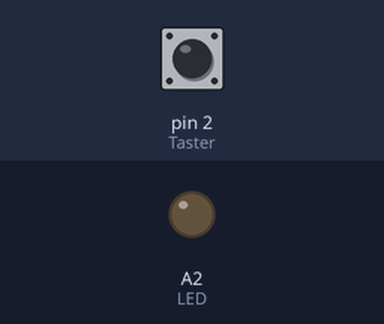
The sketch below on a simulated Arduino Uno, built with avr-gcc and run on an emulated ATmega328P. Shown: output pins drawn as LEDs (lit = HIGH). The test bench sets the inputs (shaded band); at power-on: pin 2 (Taster) LOW.

Above: at 1.2 s.
1.3 s: pin 2 (Taster) pulled HIGH for 0.15 s
At 2.5 s:
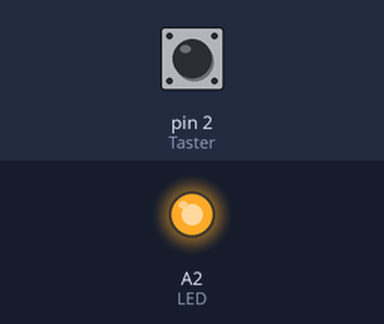
Timing chart, 0 to 4.3 s (numbered marks = the images above; inputs shaded):
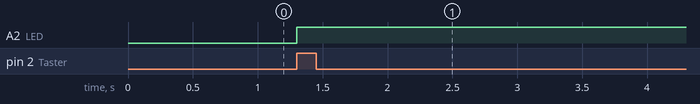

The sketch:

Test_Interrupt.ino
```cpp
// libraries
#include <SPI.h>
#include <Wire.h>
#include <LiquidCrystal.h>
#include <Adafruit_GFX.h>
#include <Adafruit_SPITFT.h>
#include <Adafruit_SPITFT_Macros.h>
#include <gfxfont.h>
#include <Adafruit_CCS811.h>

// ******************************************************

const int Taster = 2;          // Der Taster wurde an Pin 2 angeschlossen
const int LED =  A2;           // Die LED wurde an Pin 13 angeschlossen

volatile int TasterStatus = 0;         // Variable die den Status des Taster ausliest, wird der sog. "Vektor" 0 zugewiesen
                                       // Taster Anschluss an Pin 2 entspricht dem Vektor 0   (hier der Fall)
                                       // Taster Anschluss an Pin 3 entspricht dem Vektor 1
void setup() {

          pinMode(LED, OUTPUT);         // Hier wird die LED als OUTPUT definiert

          pinMode(Taster, INPUT);       // Hier wird der Taster als INPUT definiert

          attachInterrupt(0, TasterUnterbricht, CHANGE);   // Hier findet die Einbindung unseres Interrupt-Befehls statt
}

void loop() {
                                           // Hier leer, der eigentliche loop() Teil findet nun in der "void TasterUnterbricht()" statt
}

void TasterUnterbricht() {                 // Sobald die Unterbrechung "TasterUnterbricht" (der Wert am Pin ändert sich [CHANGE])...

  TasterStatus = digitalRead(Taster);      // ... wird der TasterStatus neu definiert ("volatile"). Die neue Definition geschieht durch das Auslesen des Tasters an Pin 2. ...
  if(TasterStatus =! 0){
    TasterStatus = 150;
  }
  analogWrite(LED, TasterStatus);         // ... [digitalWrite(pin,Status)] Nun wird die LED (Pin13) in den zuvor definierten Tasterstatus versetzt.
  delay(500);
}
```

Measured:
- after the input at 1.3 s, A2 (LED): LOW → HIGH at once
